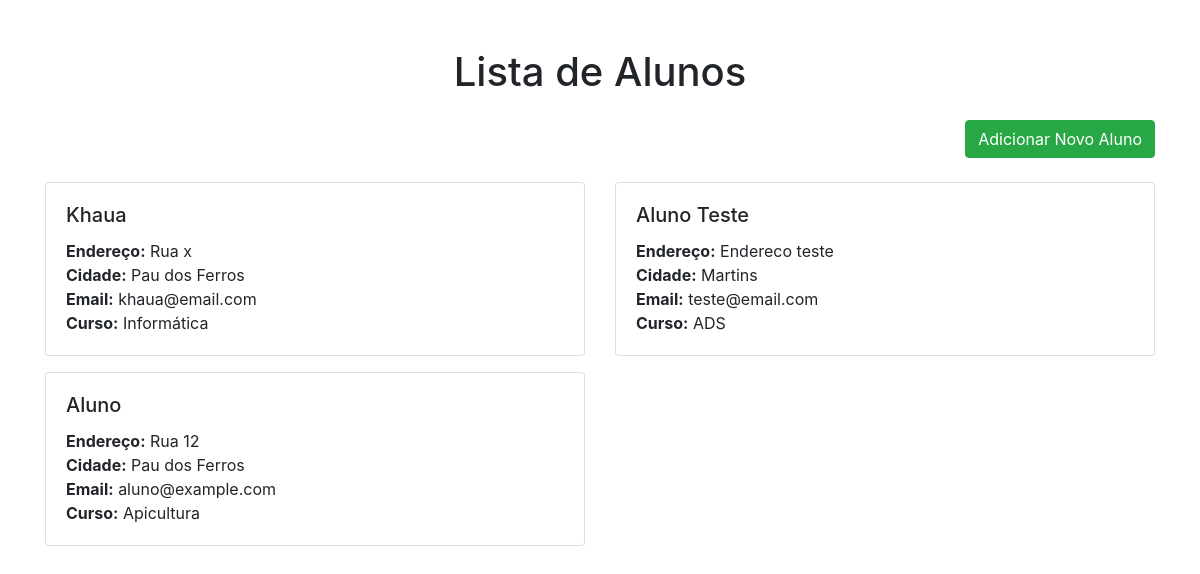
The page / on the database its author committed.
### matricula/models.py (models this page shows, shortened)
class Aluno(models.Model):
    nome = models.CharField(max_length=80)
    endereco = models.CharField(max_length=80)
    cidade = models.ForeignKey(Cidade, on_delete=models.CASCADE)
    email = models.EmailField()
    curso = models.ForeignKey(Curso, on_delete=models.CASCADE)

class Cidade(models.Model):
    nome = models.CharField(max_length=50)
    def __str__(self):
        return self.nome

class Curso(models.Model):
    nome = models.CharField(max_length=100)
    def __str__(self):
        return self.nome

### matricula/views.py (the view)
# urls.py: path("", views.listagem_alunos, name="listagem_alunos"),
def listagem_alunos(request):
    alunos = Aluno.objects.all()
    return render(request, "home.html", {"alunos": alunos})

### templates/home.html (shortened to what this page needs)
<!DOCTYPE html>
<html lang="pt-br">
<head>
    <link href="https://maxcdn.bootstrapcdn.com/bootstrap/4.5.2/css/bootstrap.min.css" rel="stylesheet">
</head>
<body>
    <div class="container mt-5">
        <h1 class="text-center mb-4">Lista de Alunos</h1>
         <div class="mb-4 text-right">
            <a href="{% url 'cadastrar_alunos' %}" class="btn btn-success">Adicionar Novo Aluno</a>
        </div>
        <div class="row">
            {% if alunos %}
                {% for aluno in alunos %}
                    <div class="col-md-6 mb-3">
                        <div class="card">
                            <div class="card-body">
                                <h5 class="card-title">{{ aluno.nome }}</h5>
                                <p class="card-text">
                                    <strong>Endereço:</strong> {{ aluno.endereco }}<br>
                                    <strong>Cidade:</strong> {{ aluno.cidade }}<br>
                                    <strong>Email:</strong> {{ aluno.email }}<br>
                                    <strong>Curso:</strong> {{ aluno.curso }}
                                </p>
                            </div>
                        </div>
                    </div>
                {% endfor %}
            {% else %}
                <div class="col-12">
                    <p class="text-center">Nenhum aluno encontrado.</p>
                </div>
            {% endif %}
        </div>
    </div>
</body>
</html>

### rows shown on the page
Aluno: nome "Khaua", endereco "Rua x", cidade "Pau dos Ferros", email "khaua@email.com", curso "Informática"
Aluno: nome "Aluno Teste", endereco "Endereco teste", cidade "Martins", email "teste@email.com", curso "ADS"
Aluno: nome "Aluno", endereco "Rua 12", cidade "Pau dos Ferros", email "aluno@example.com", curso "Apicultura"
